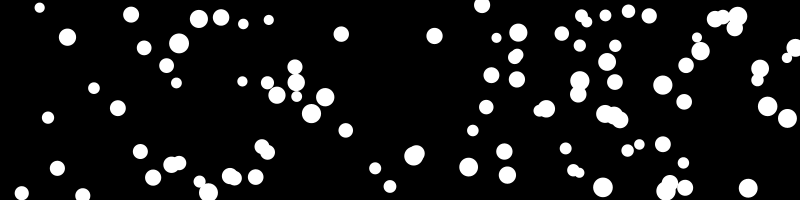
Frame 1 (no input)
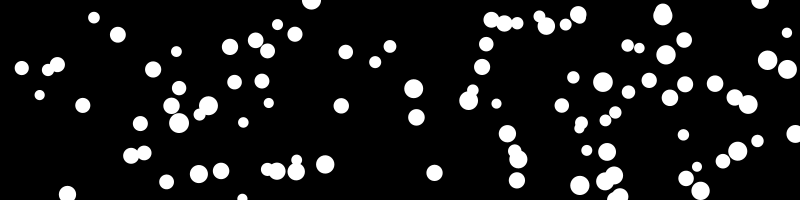
Frame 60 (the mouse pressed at the canvas centre just before this capture)
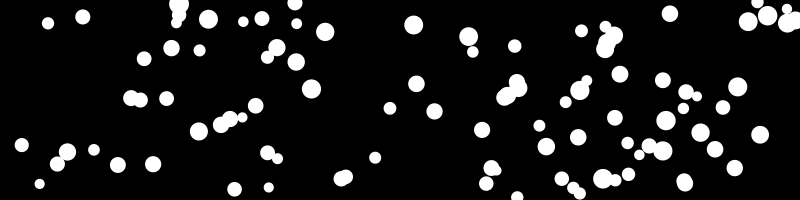
Frame 120 (the mouse held since frame 60 and released just before this capture)

The Processing sketch that drew these frames (run headless with seeded random() and noise(); from frame 60 on, the mouse is pressed at the canvas centre):

// Processing sketch: sketch_161025cParticlePractice
// ── sketch_161025cParticlePractice.pde
int numSFs = 100; 
Snow[] SFs;

void setup() {
  size(800, 200);
  
  SFs = new Snow[numSFs];
  
  for (int i = 0; i < numSFs; i++) {
    SFs[i] = new Snow();
    SFs[i].initialize();
  }
}

void draw() {
  //update
  for (int i = 0; i < numSFs; i++) {
    SFs[i].update();
  }
  
  //draw
  background(0);
  noStroke();
  
  for (int i = 0; i < numSFs; i++) {
    SFs[i].draw();
  }
}



////////////////////////////////////
// WAY 1 ///////////////////////////
////////////////////////////////////


//int numP = 100;
//float[] xP; 
//float[] yP;
//float[] yS;

//Snow mySnow;

//void setup() {
//  size(800, 200);
//  xP = new float[numP];
//  yP = new float[numP];
//  yS = new float[numP];
  
  
//  for (int i = 0; i < 100; i++) {
//    xP[i] = random(width);
//    yP[i] = random(height);
//    yS[i] = random(1, 3);
//  }

//}

//void draw() {
//  //update
//  for (int i = 0; i < numP; i++) {
//    yP[i] += yS[i];
    
//    if (yP[i] > height) {
//        yP[i] = 0;
//    }
//  }
  

  
//  //draw
//  background(0);
  
//  for (int i = 0; i < numP; i++) {
//    ellipse(xP[i], yP[i], 20, 20);
//  }
  
//}
// ── snow.pde
class Snow {
  
  float xP; //X Position
  float yP; //Y Position
  float yS; //Y Speed
  float r;
  
  void initialize() {
    xP = random(width);
    yP = random(height);
    yS = random(1, 3);
    r = random(10, 20);
  }
  
  void update() {
    yP += yS;
    
    if (yP > height) {
      yP = 0;
    }  
  }
  
  void draw() {
    ellipse(xP, yP, r, r);
  }

};
